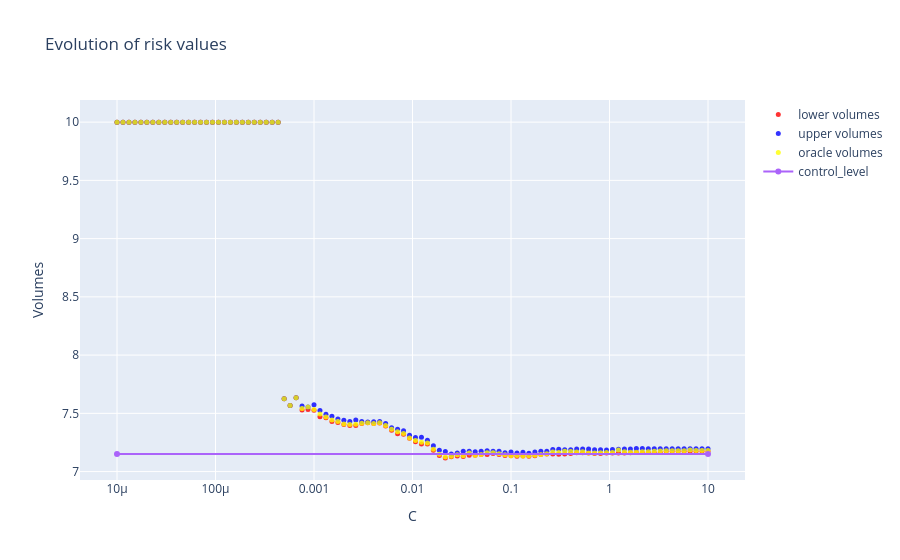

Notebook code for this chart:
### Code cell
fig = go.Figure()
fig.add_trace(
    go.Scatter(
        x=regularization_grid,
        y=lower_volumes,
        name="lower volumes",
        mode="markers",  # Specify the marker mode ('markers' for scatter plot)
        marker=dict(
            size=5,  # Set the marker size
            color="red",  # Set the marker color
            opacity=0.8,  # Set the marker opacity
        ),
    )
)

fig.add_trace(
    go.Scatter(
        x=regularization_grid,
        y=upper_volumes,
        name="upper volumes",
        mode="markers",  # Specify the marker mode ('markers' for scatter plot)
        marker=dict(
            size=5,  # Set the marker size
            color="blue",  # Set the marker color
            opacity=0.8,  # Set the marker opacity
        ),
    )
)

fig.add_trace(
    go.Scatter(
        x=regularization_grid,
        y=oracle_volumes,
        name="oracle volumes",
        mode="markers",  # Specify the marker mode ('markers' for scatter plot)
        marker=dict(
            size=5,  # Set the marker size
            color="yellow",  # Set the marker color
            opacity=0.8,  # Set the marker opacity
        ),
    )
)



fig.add_trace(
    go.Scatter(
        x=[regularization_grid[0], regularization_grid[-1]],
        y=[min_upper_volumes, min_upper_volumes],
        name="control_level",
    )
)

fig.update_layout(
    title="Evolution of risk values",
    xaxis_title="C",
    yaxis_title="Volumes",
)
fig.update_xaxes(type="log")
fig.show()
